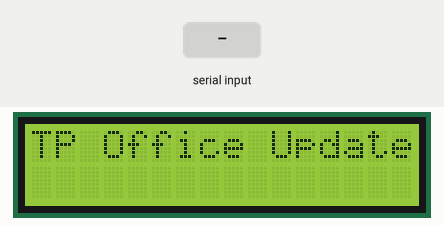
Simulated run of this sketch. Board: Arduino Uno, built with avr-gcc and run on an emulated ATmega328P. Parts: 16×2 character LCD. Inputs (shaded band) come from the test bench. What the sketch prints to the serial monitor is not drawn.

Above: at 1.0 s.
1.1 s: "1\n" received over Serial
At 2.1 s:
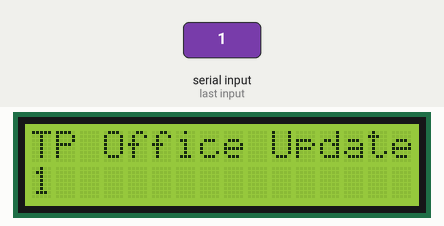
Timing chart, 0 to 4.1 s (numbered marks = the images above; inputs shaded):
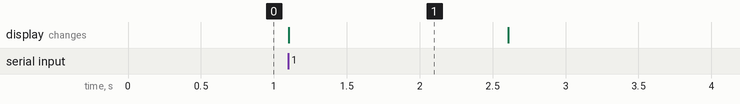

Measured:
- after the input at 1.1 s, the display: changes at once (image 1)
- what the display in image 1 shows lasts 1.5 s, from 1.1 s to 2.6 s

The sketch:

StringManipulateLCD_modP.ino
```cpp
/*
string sender to test LCD scrolling.  idea is to treat the console (keyboard)
as the SMS message extracted from the GSM.  Was a lot easier to do development
this way without having to wait on the modem to restart.

scrolling to work on second row, and only if message is longer than 16 chars.

Written by T. Pilutti
Nov 29, 2013

readSerial() function taken without modification from SendSMS.ino
created 25 Feb 2012 by Tom Igoe
*/

// pull in the needed library
#include <LiquidCrystal.h>

/* initialize the library with the numbers of interface pins:
LCD RS pin to digital pin 12
LCD Enable pin to digital pin 11
LCD data pin D4 to digital pin 5
LCD data pin D5 to digital pin 4
LCD data pin D6 to digital pin 6  // changed for gsm when using shield
LCD data pin D7 to digital pin 8  // changed for gsm when using shield
*/

LiquidCrystal lcd(12, 11, 5, 4, 6, 8);

char txtMsg[200];
int numChars = 0; // number of characters in txtMsg


void setup()
{
  // initialize serial communications
  Serial.begin(9600);

  // set up the LCD's number of columns and rows
  lcd.begin(16, 2);
  // print one time message to the LCD
  lcd.setCursor(0,0);
  lcd.print("TP Office Update");

  Serial.println("String Sender");

  // mimics sms text
  Serial.print("enter string: ");

  readSerial(txtMsg);
  Serial.println("string received:");
  Serial.println(txtMsg);

  while(txtMsg[numChars] != '\0') {
    numChars++;
  }
  Serial.println(numChars);

}

void loop()
{
  int i = 0;

  // set cursor to row 2 first column (row 1 = 0)
  // lcd.setCursor(0, 1);  // format is col,row
  //

  if ( numChars <= 16 ) {
    // message does not need scrolling
    for (i = 0; i < numChars; i++) {
      lcd.setCursor(i, 1);  // format is col,row
      lcd.print(txtMsg[i]);
    }
  }
  else {
    // logic for how far to scroll.  scroll length of message minus the
    // part that displays at first.  q controls number of scroll events.
    for ( int q = 0; q <= numChars - 16; q++) {
      // print out just one char at a time, and repeat for each column
      for (i = 0; i < 16; i++) {
        // send the LCD a set of 16 chars based on position in txtMsg
        // determined by indexing based on q start position.
        lcd.setCursor(i, 1);  // i prints to a column
        lcd.print(txtMsg[i+q]);
        if (q == 0 && i == 15) {
          // detects the first 16 chars that are displayed before
          // scrolling begins
          delay(1800); // pause time to read the starting 16 chars
        }
      }
      delay(500);  // time for the scroll delay
    }
  }

  delay(1500);  // time to hold the last line fragment

  // blank out the display after the scrolling has completed to prepare repeat
  for (i = 0; i < 16; i++) {
    lcd.setCursor(i, 1);  // format is col,row
    lcd.print(' ');  // blank out the second row
  }
  delay(2000);  // time the display is blank
}

/*
  Read input serial from keyboard
 */
int readSerial(char result[])
{
  int i = 0;
  while(1)
  {
    while (Serial.available() > 0)
    {
      char inChar = Serial.read();
      if (inChar == '\n')
      {
        result[i] = '\0';
        Serial.flush();
        return 0;
      }
      if(inChar!='\r')
      {
        result[i] = inChar;
        i++;
      }
    }
  }
}
```
